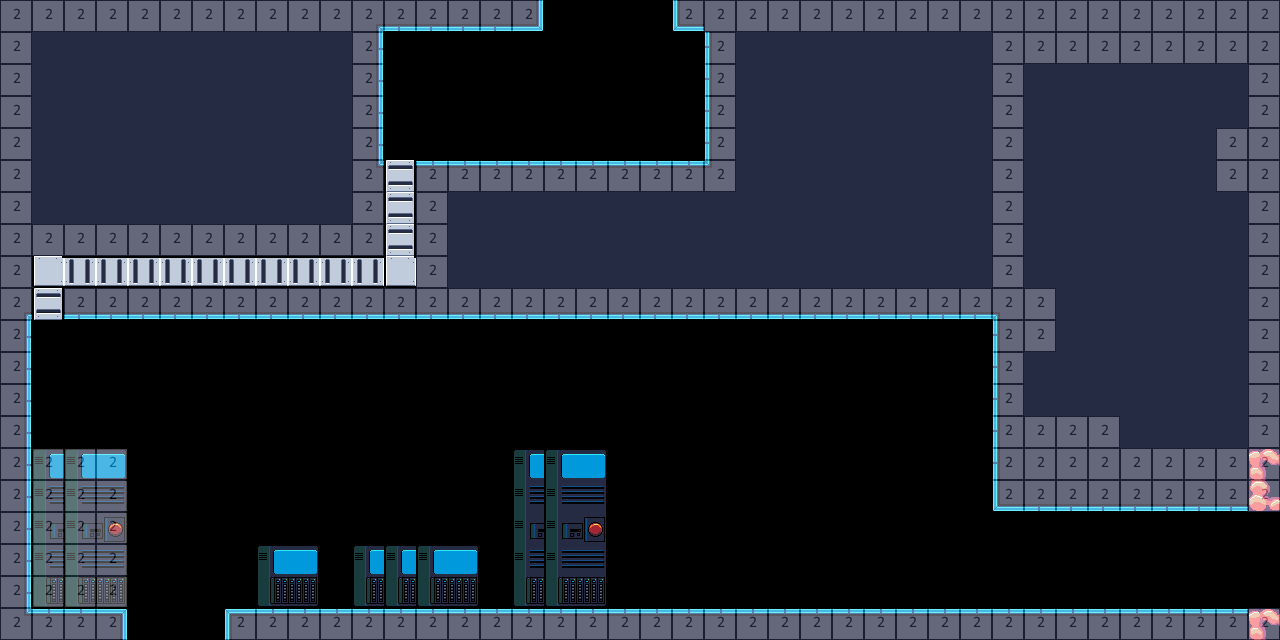

A level layout from a 2D game, rendered from its tile map. Below: a short description, then the map file with tile-grid data replaced by summaries:
An orthogonal 40x20 tile map with 32x32 px tiles, 4 tile layers (bg, mg, fg, collision), 2 tilesets and 15 objects (8x bouncer, 2x Command - Network Access, 2x Terraforming - The Maw, 2x Command - Equipment Storage, horizdoor).

<map version="2017.05.26" orientation="orthogonal" renderorder="right-down" width="40" height="20" tilewidth="32" tileheight="32" nextobjectid="85">
 <tileset firstgid="1" name="32blocks" tilewidth="32" tileheight="32" tilecount="10" columns="10">
  <image source="32blocks.png" width="320" height="32" />
 </tileset>
 <tileset firstgid="11" name="shipTileset" tilewidth="32" tileheight="32" tilecount="513" columns="19">
  <image source="shipTileset.png" width="608" height="864" />
  <terraintypes>
   <terrain name="goop" tile="0" />
   <terrain name="purplegoop" tile="0" />
  </terraintypes>
  <tile id="16" terrain=",,,1" />
  <tile id="17" terrain=",,1,1" />
  <tile id="18" terrain=",,1," />
  <tile id="35" terrain=",1,,1" />
  <tile id="36" terrain="1,1,1,1" />
  <tile id="37" terrain="1,,1," />
  <tile id="54" terrain=",1,," />
  <tile id="55" terrain="1,1,," />
  <tile id="56" terrain="1,,," />
  <tile id="73" terrain="1,1,1," />
  <tile id="74" terrain="1,1,," />
  <tile id="75" terrain="1,1,,1" />
  <tile id="92" terrain="1,,1," />
  <tile id="94" terrain=",1,,1" />
  <tile id="111" terrain="1,,1,1" />
  <tile id="112" terrain=",,1,1" />
  <tile id="113" terrain=",1,1,1" />
  <tile id="346" terrain=",,,0" />
  <tile id="347" terrain=",,0,0" />
  <tile id="348" terrain=",,0," />
  <tile id="349" terrain=",0,0,0" />
  <tile id="350" terrain="0,,0,0" />
  <tile id="365" terrain=",0,,0" />
  <tile id="366" terrain="0,0,0,0" />
  <tile id="367" terrain="0,,0," />
  <tile id="368" terrain="0,0,,0" />
  <tile id="369" terrain="0,0,0," />
  <tile id="384" terrain=",0,," />
  <tile id="385" terrain="0,0,," />
  <tile id="386" terrain="0,,," />
 </tileset>
 <layer name="bg" width="40" height="20">
  <data>[800 cells, 455 non-empty, 1 distinct tile ids]</data>
 </layer>
 <layer name="mg" width="40" height="20">
  <data>[800 cells, 161 non-empty, 22 distinct tile ids]</data>
 </layer>
 <layer name="fg" width="40" height="20">
  <data>[800 cells, 31 non-empty, 4 distinct tile ids]</data>
 </layer>
 <layer name="collision" width="40" height="20" opacity="0.29">
  <data>[800 cells, 227 non-empty, 1 distinct tile ids]</data>
 </layer>
 <objectgroup name="Object Layer 1">
  <object id="54" name="travel" type="Command - Network Access" x="551.636" y="8.12121" width="138.667" height="6" />
  <object id="55" name="d" type="Command - Network Access" x="610" y="48" width="14" height="24" />
  <object id="69" name="travel" type="Terraforming - The Maw" x="1268.67" y="514" width="6" height="93.3333" />
  <object id="70" name="d" type="Terraforming - The Maw" x="1225.33" y="584.667" width="10.6667" height="14.6667" />
  <object id="74" name="enemy" type="bouncer" x="296" y="422" width="17" height="14" />
  <object id="75" name="enemy" type="bouncer" x="683.5" y="462" width="17" height="14" />
  <object id="76" name="enemy" type="bouncer" x="546.5" y="381" width="17" height="14" />
  <object id="77" name="enemy" type="bouncer" x="443.5" y="501" width="17" height="14" />
  <object id="78" name="enemy" type="bouncer" x="169.5" y="502" width="17" height="14" />
  <object id="79" name="enemy" type="bouncer" x="880.5" y="432" width="17" height="14" />
  <object id="80" name="enemy" type="bouncer" x="624.5" y="430" width="17" height="14" />
  <object id="81" name="enemy" type="bouncer" x="401.5" y="382" width="17" height="14" />
  <object id="82" name="enemy" type="horizdoor" x="136" y="616" width="16" height="12">
   <properties>
    <property name="flag" value="13" />
   </properties>
  </object>
  <object id="83" name="travel" type="Command - Equipment Storage" x="126" y="629" width="98" height="6" />
  <object id="84" name="d" type="Command - Equipment Storage" x="233" y="577" width="13" height="16" />
 </objectgroup>
</map>
